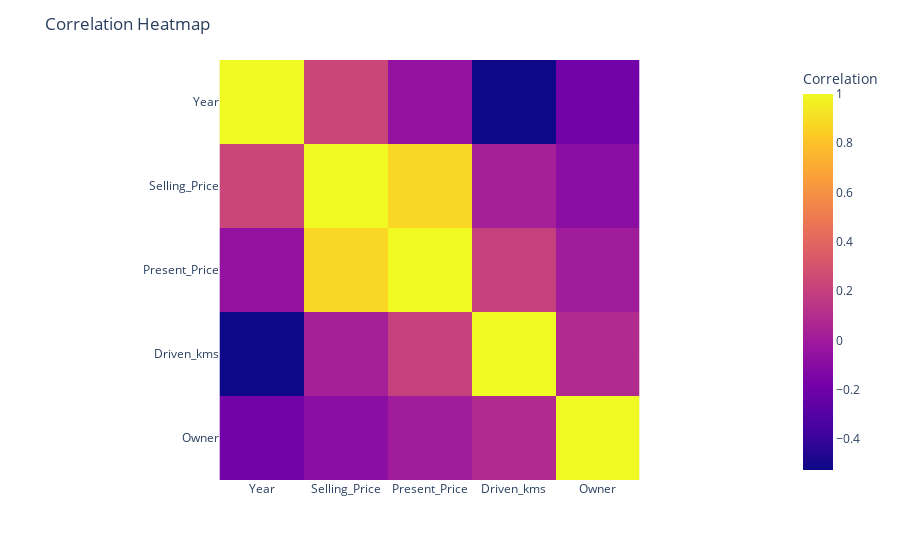

The code cell stored with this chart in its notebook:
### Code cell
correlation_matrix = df.corr()
fig = px.imshow(correlation_matrix, labels=dict(color='Correlation'),
                x=correlation_matrix.index, y=correlation_matrix.columns)
fig.update_layout(title='Correlation Heatmap')
fig.show()

### Figure 1 — Plotly figure (JSON) as saved in the notebook; plotly's stock layout.template omitted (floating-point values rounded to 4 significant figures)
{"data": [{"coloraxis": "coloraxis", "hovertemplate": "x: %{x}<br>y: %{y}<br>Correlation: %{z}<extra></extra>", "name": "0", "type": "heatmap", "x": ["Year", "Selling_Price", "Present_Price", "Driven_kms", "Owner"], "xaxis": "x", "y": ["Year", "Selling_Price", "Present_Price", "Driven_kms", "Owner"], "yaxis": "y", "z": [[1, 0.2344, -0.05317, -0.5257, -0.1816], [0.2344, 1, 0.8763, 0.02857, -0.08788], [-0.05317, 0.8763, 1, 0.2052, 0.009948], [-0.5257, 0.02857, 0.2052, 1, 0.08937], [-0.1816, -0.08788, 0.009948, 0.08937, 1]]}], "layout": {"coloraxis": {"colorbar": {"title": {"text": "Correlation"}}, "colorscale": [[0, "#0d0887"], [0.1111, "#46039f"], [0.2222, "#7201a8"], [0.3333, "#9c179e"], [0.4444, "#bd3786"], [0.5556, "#d8576b"], [0.6667, "#ed7953"], [0.7778, "#fb9f3a"], [0.8889, "#fdca26"], [1, "#f0f921"]]}, "margin": {"t": 60}, "title": {"text": "Correlation Heatmap"}, "xaxis": {"anchor": "y", "constrain": "domain", "domain": [0, 1], "scaleanchor": "y"}, "yaxis": {"anchor": "x", "autorange": "reversed", "constrain": "domain", "domain": [0, 1]}}}
